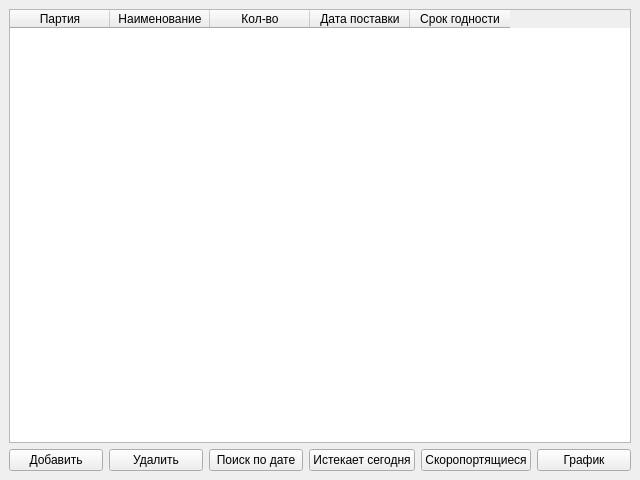
<?xml version="1.0" encoding="UTF-8"?>
<ui version="4.0">
 <class>MainWindow</class>
 <widget class="QMainWindow" name="MainWindow">
  <property name="geometry"><rect><x>0</x><y>0</y><width>640</width><height>480</height></rect></property>
  <widget class="QWidget" name="centralwidget">
   <layout class="QVBoxLayout" name="verticalLayout">
    <item><widget class="QTableWidget" name="tableWidget"><property name="columnCount"><number>5</number></property>
     <column><property name="text"><string>Партия</string></property></column>
     <column><property name="text"><string>Наименование</string></property></column>
     <column><property name="text"><string>Кол-во</string></property></column>
     <column><property name="text"><string>Дата поставки</string></property></column>
     <column><property name="text"><string>Срок годности</string></property></column>
    </widget></item>
    <item><layout class="QHBoxLayout" name="btnLayout">
     <item><widget class="QPushButton" name="addBtn"><property name="text"><string>Добавить</string></property></widget></item>
     <item><widget class="QPushButton" name="deleteBtn"><property name="text"><string>Удалить</string></property></widget></item>
     <item><widget class="QPushButton" name="searchBtn"><property name="text"><string>Поиск по дате</string></property></widget></item>
     <item><widget class="QPushButton" name="expiryBtn"><property name="text"><string>Истекает сегодня</string></property></widget></item>
     <item><widget class="QPushButton" name="perishableBtn"><property name="text"><string>Скоропортящиеся</string></property></widget></item>
     <item><widget class="QPushButton" name="graphBtn"><property name="text"><string>График</string></property></widget></item>
    </layout></item>
   </layout>
  </widget>
 </widget>
 <resources/><connections/>
</ui>
